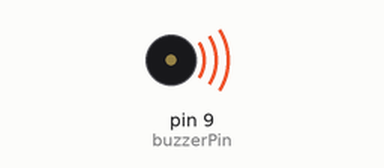
Simulated run of this sketch. Board: Arduino Uno, built with avr-gcc and run on an emulated ATmega328P. Parts: buzzer (waves = sounding).

Above: at 0.2 s.
At 5.7 s:
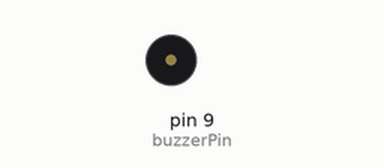
Timing chart, 0 to 6.9 s (numbered marks = the images above):
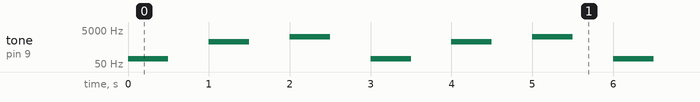

Measured:
- by itself, tone on pin 9 (buzzerPin): repeats every 3.0 s: silent 0.50 s, 1000 Hz 0.50 s, silent 0.50 s, 2000 Hz 0.50 s, silent 0.50 s, 100 Hz 0.50 s

The sketch:

buzzerfreqcode.ino
```cpp
int buzzerPin=9;

void setup()
{
  pinMode(buzzerPin,OUTPUT);
}

void loop()
{
  tone(buzzerPin,100);
  delay(500);
  noTone(buzzerPin);
  delay(500);

  tone(buzzerPin,1000);
  delay(500);
  noTone(buzzerPin);
  delay(500);

  tone(buzzerPin,2000);
  delay(500);
  noTone(buzzerPin);
  delay(500);
}
```
